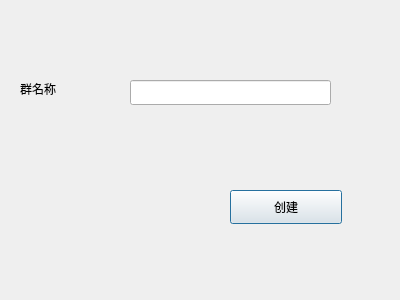
<?xml version="1.0" encoding="UTF-8"?>
<ui version="4.0">
 <class>CreateGroupDialog</class>
 <widget class="QDialog" name="CreateGroupDialog">
  <property name="geometry">
   <rect>
    <x>0</x>
    <y>0</y>
    <width>400</width>
    <height>300</height>
   </rect>
  </property>
  <property name="windowTitle">
   <string>Dialog</string>
  </property>
  <widget class="QLineEdit" name="lineEdit">
   <property name="geometry">
    <rect>
     <x>130</x>
     <y>80</y>
     <width>201</width>
     <height>25</height>
    </rect>
   </property>
  </widget>
  <widget class="QLabel" name="label">
   <property name="geometry">
    <rect>
     <x>20</x>
     <y>80</y>
     <width>81</width>
     <height>18</height>
    </rect>
   </property>
   <property name="text">
    <string>群名称</string>
   </property>
  </widget>
  <widget class="QLabel" name="label_groupId">
   <property name="geometry">
    <rect>
     <x>60</x>
     <y>130</y>
     <width>261</width>
     <height>18</height>
    </rect>
   </property>
   <property name="text">
    <string/>
   </property>
  </widget>
  <widget class="QPushButton" name="pushButton">
   <property name="geometry">
    <rect>
     <x>230</x>
     <y>190</y>
     <width>112</width>
     <height>34</height>
    </rect>
   </property>
   <property name="text">
    <string>创建</string>
   </property>
  </widget>
 </widget>
 <resources/>
 <connections/>
</ui>
